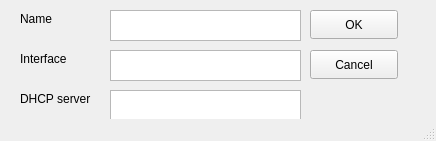
<?xml version="1.0" encoding="UTF-8"?>
<ui version="4.0">
 <class>MainWindow</class>
 <widget class="QMainWindow" name="MainWindow">
  <property name="geometry">
   <rect>
    <x>0</x>
    <y>0</y>
    <width>436</width>
    <height>141</height>
   </rect>
  </property>
  <property name="windowTitle">
   <string>Add DHCP Relay</string>
  </property>
  <widget class="QWidget" name="centralwidget">
   <widget class="QPushButton" name="okButton">
    <property name="geometry">
     <rect>
      <x>310</x>
      <y>10</y>
      <width>88</width>
      <height>29</height>
     </rect>
    </property>
    <property name="text">
     <string>OK</string>
    </property>
   </widget>
   <widget class="QPushButton" name="cancelButton">
    <property name="geometry">
     <rect>
      <x>310</x>
      <y>50</y>
      <width>88</width>
      <height>29</height>
     </rect>
    </property>
    <property name="text">
     <string>Cancel</string>
    </property>
   </widget>
   <widget class="QLabel" name="label">
    <property name="geometry">
     <rect>
      <x>20</x>
      <y>10</y>
      <width>61</width>
      <height>17</height>
     </rect>
    </property>
    <property name="text">
     <string>Name</string>
    </property>
   </widget>
   <widget class="QTextEdit" name="nameField">
    <property name="geometry">
     <rect>
      <x>110</x>
      <y>10</y>
      <width>191</width>
      <height>31</height>
     </rect>
    </property>
   </widget>
   <widget class="QTextEdit" name="interfaceField">
    <property name="geometry">
     <rect>
      <x>110</x>
      <y>50</y>
      <width>191</width>
      <height>31</height>
     </rect>
    </property>
   </widget>
   <widget class="QLabel" name="label_2">
    <property name="geometry">
     <rect>
      <x>20</x>
      <y>50</y>
      <width>61</width>
      <height>17</height>
     </rect>
    </property>
    <property name="text">
     <string>Interface</string>
    </property>
   </widget>
   <widget class="QTextEdit" name="dhcpField">
    <property name="geometry">
     <rect>
      <x>110</x>
      <y>90</y>
      <width>191</width>
      <height>31</height>
     </rect>
    </property>
   </widget>
   <widget class="QLabel" name="label_3">
    <property name="geometry">
     <rect>
      <x>20</x>
      <y>90</y>
      <width>81</width>
      <height>17</height>
     </rect>
    </property>
    <property name="text">
     <string>DHCP server</string>
    </property>
   </widget>
  </widget>
  <widget class="QStatusBar" name="statusbar"/>
 </widget>
 <resources/>
 <connections/>
</ui>
